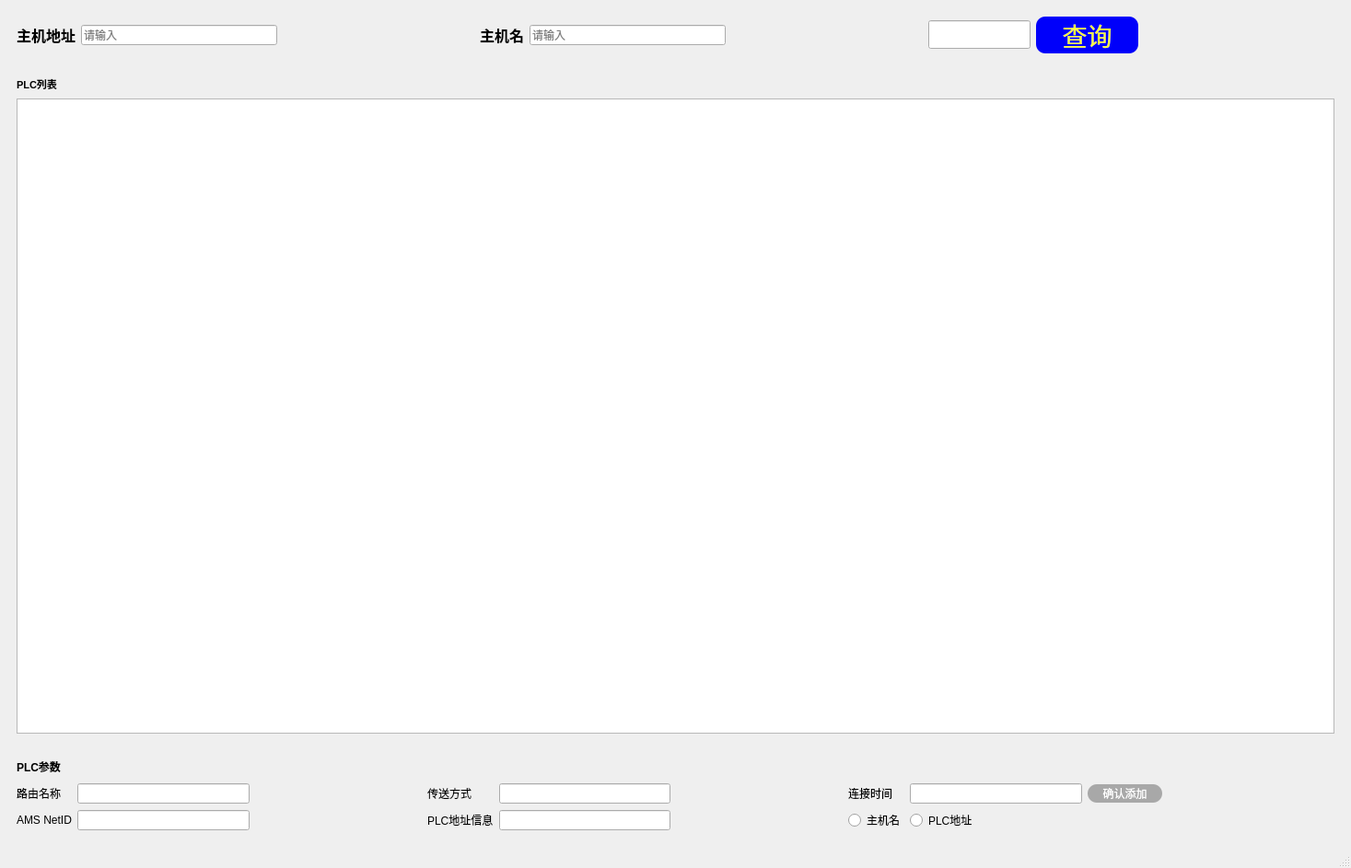
<?xml version="1.0" encoding="UTF-8"?>
<ui version="4.0">
 <class>Route</class>
 <widget class="QMainWindow" name="Route">
  <property name="geometry">
   <rect>
    <x>0</x>
    <y>0</y>
    <width>1467</width>
    <height>943</height>
   </rect>
  </property>
  <property name="windowTitle">
   <string>MainWindow</string>
  </property>
  <widget class="QWidget" name="centralwidget">
   <layout class="QVBoxLayout" name="verticalLayout">
    <item>
     <widget class="QWidget" name="widget" native="true">
      <property name="minimumSize">
       <size>
        <width>0</width>
        <height>50</height>
       </size>
      </property>
      <property name="maximumSize">
       <size>
        <width>16777215</width>
        <height>60</height>
       </size>
      </property>
      <layout class="QHBoxLayout" name="horizontalLayout_2">
       <item>
        <layout class="QHBoxLayout" name="horizontalLayout">
         <item>
          <widget class="QLabel" name="label">
           <property name="font">
            <font>
             <pointsize>12</pointsize>
             <bold>true</bold>
            </font>
           </property>
           <property name="text">
            <string>主机地址</string>
           </property>
          </widget>
         </item>
         <item>
          <widget class="QLineEdit" name="lineEdit">
           <property name="placeholderText">
            <string>请输入</string>
           </property>
          </widget>
         </item>
         <item>
          <spacer name="horizontalSpacer">
           <property name="orientation">
            <enum>Qt::Horizontal</enum>
           </property>
           <property name="sizeHint" stdset="0">
            <size>
             <width>40</width>
             <height>20</height>
            </size>
           </property>
          </spacer>
         </item>
         <item>
          <widget class="QLabel" name="label_2">
           <property name="font">
            <font>
             <pointsize>12</pointsize>
             <bold>true</bold>
            </font>
           </property>
           <property name="text">
            <string>主机名</string>
           </property>
          </widget>
         </item>
         <item>
          <widget class="QLineEdit" name="lineEdit_2">
           <property name="placeholderText">
            <string>请输入</string>
           </property>
          </widget>
         </item>
         <item>
          <spacer name="horizontalSpacer_2">
           <property name="orientation">
            <enum>Qt::Horizontal</enum>
           </property>
           <property name="sizeHint" stdset="0">
            <size>
             <width>40</width>
             <height>20</height>
            </size>
           </property>
          </spacer>
         </item>
         <item>
          <widget class="QLineEdit" name="lineEdit_8">
           <property name="sizePolicy">
            <sizepolicy hsizetype="Fixed" vsizetype="Fixed">
             <horstretch>0</horstretch>
             <verstretch>0</verstretch>
            </sizepolicy>
           </property>
           <property name="minimumSize">
            <size>
             <width>111</width>
             <height>31</height>
            </size>
           </property>
           <property name="placeholderText">
            <string/>
           </property>
          </widget>
         </item>
         <item>
          <widget class="QPushButton" name="pushButton_2">
           <property name="sizePolicy">
            <sizepolicy hsizetype="Fixed" vsizetype="Fixed">
             <horstretch>0</horstretch>
             <verstretch>0</verstretch>
            </sizepolicy>
           </property>
           <property name="minimumSize">
            <size>
             <width>111</width>
             <height>31</height>
            </size>
           </property>
           <property name="font">
            <font>
             <pointsize>20</pointsize>
            </font>
           </property>
           <property name="styleSheet">
            <string notr="true">    border-radius:10px;
color: rgb(255, 255, 61);
	background-color: rgb(0, 0,250);
</string>
           </property>
           <property name="text">
            <string>查询</string>
           </property>
          </widget>
         </item>
         <item>
          <spacer name="horizontalSpacer_3">
           <property name="orientation">
            <enum>Qt::Horizontal</enum>
           </property>
           <property name="sizeHint" stdset="0">
            <size>
             <width>40</width>
             <height>20</height>
            </size>
           </property>
          </spacer>
         </item>
        </layout>
       </item>
      </layout>
     </widget>
    </item>
    <item>
     <widget class="QWidget" name="widget_2" native="true">
      <property name="minimumSize">
       <size>
        <width>0</width>
        <height>600</height>
       </size>
      </property>
      <layout class="QGridLayout" name="gridLayout">
       <item row="0" column="0">
        <widget class="QLabel" name="label_3">
         <property name="minimumSize">
          <size>
           <width>0</width>
           <height>19</height>
          </size>
         </property>
         <property name="maximumSize">
          <size>
           <width>16777215</width>
           <height>19</height>
          </size>
         </property>
         <property name="font">
          <font>
           <pointsize>8</pointsize>
           <bold>true</bold>
          </font>
         </property>
         <property name="text">
          <string>PLC列表</string>
         </property>
        </widget>
       </item>
       <item row="1" column="0">
        <widget class="QTableWidget" name="tableWidget">
         <property name="minimumSize">
          <size>
           <width>0</width>
           <height>0</height>
          </size>
         </property>
        </widget>
       </item>
      </layout>
     </widget>
    </item>
    <item>
     <widget class="QWidget" name="widget_3" native="true">
      <property name="minimumSize">
       <size>
        <width>0</width>
        <height>100</height>
       </size>
      </property>
      <property name="maximumSize">
       <size>
        <width>16777215</width>
        <height>150</height>
       </size>
      </property>
      <layout class="QGridLayout" name="gridLayout_2">
       <item row="2" column="3">
        <widget class="QLabel" name="label_8">
         <property name="text">
          <string>PLC地址信息</string>
         </property>
        </widget>
       </item>
       <item row="2" column="7">
        <widget class="QRadioButton" name="radioButton_2">
         <property name="text">
          <string>PLC地址</string>
         </property>
        </widget>
       </item>
       <item row="1" column="0">
        <widget class="QLabel" name="label_5">
         <property name="text">
          <string>路由名称</string>
         </property>
        </widget>
       </item>
       <item row="2" column="6">
        <widget class="QRadioButton" name="radioButton">
         <property name="text">
          <string>主机名</string>
         </property>
        </widget>
       </item>
       <item row="1" column="8">
        <widget class="QPushButton" name="pushButton">
         <property name="sizePolicy">
          <sizepolicy hsizetype="Fixed" vsizetype="Fixed">
           <horstretch>0</horstretch>
           <verstretch>0</verstretch>
          </sizepolicy>
         </property>
         <property name="minimumSize">
          <size>
           <width>81</width>
           <height>20</height>
          </size>
         </property>
         <property name="styleSheet">
          <string notr="true">
background-color: rgb(168, 168, 168);
color: rgb(255, 255, 255);
    border-radius:10px;</string>
         </property>
         <property name="text">
          <string>确认添加</string>
         </property>
        </widget>
       </item>
       <item row="2" column="4">
        <widget class="QLineEdit" name="lineEdit_6"/>
       </item>
       <item row="1" column="7">
        <widget class="QLineEdit" name="lineEdit_7"/>
       </item>
       <item row="1" column="3">
        <widget class="QLabel" name="label_7">
         <property name="text">
          <string>传送方式</string>
         </property>
        </widget>
       </item>
       <item row="1" column="5">
        <spacer name="horizontalSpacer_6">
         <property name="orientation">
          <enum>Qt::Horizontal</enum>
         </property>
         <property name="sizeHint" stdset="0">
          <size>
           <width>40</width>
           <height>20</height>
          </size>
         </property>
        </spacer>
       </item>
       <item row="2" column="0">
        <widget class="QLabel" name="label_6">
         <property name="text">
          <string>AMS NetID</string>
         </property>
        </widget>
       </item>
       <item row="2" column="2">
        <spacer name="horizontalSpacer_5">
         <property name="orientation">
          <enum>Qt::Horizontal</enum>
         </property>
         <property name="sizeHint" stdset="0">
          <size>
           <width>40</width>
           <height>20</height>
          </size>
         </property>
        </spacer>
       </item>
       <item row="1" column="9">
        <spacer name="horizontalSpacer_9">
         <property name="orientation">
          <enum>Qt::Horizontal</enum>
         </property>
         <property name="sizeHint" stdset="0">
          <size>
           <width>40</width>
           <height>20</height>
          </size>
         </property>
        </spacer>
       </item>
       <item row="1" column="2">
        <spacer name="horizontalSpacer_4">
         <property name="orientation">
          <enum>Qt::Horizontal</enum>
         </property>
         <property name="sizeHint" stdset="0">
          <size>
           <width>40</width>
           <height>20</height>
          </size>
         </property>
        </spacer>
       </item>
       <item row="1" column="6">
        <widget class="QLabel" name="label_9">
         <property name="text">
          <string>连接时间</string>
         </property>
        </widget>
       </item>
       <item row="1" column="1">
        <widget class="QLineEdit" name="lineEdit_3"/>
       </item>
       <item row="0" column="0">
        <widget class="QLabel" name="label_4">
         <property name="font">
          <font>
           <bold>true</bold>
          </font>
         </property>
         <property name="text">
          <string>PLC参数</string>
         </property>
        </widget>
       </item>
       <item row="2" column="5">
        <spacer name="horizontalSpacer_7">
         <property name="orientation">
          <enum>Qt::Horizontal</enum>
         </property>
         <property name="sizeHint" stdset="0">
          <size>
           <width>40</width>
           <height>20</height>
          </size>
         </property>
        </spacer>
       </item>
       <item row="2" column="1">
        <widget class="QLineEdit" name="lineEdit_4"/>
       </item>
       <item row="1" column="4">
        <widget class="QLineEdit" name="lineEdit_5"/>
       </item>
      </layout>
     </widget>
    </item>
   </layout>
   <zorder>widget_3</zorder>
   <zorder>widget_2</zorder>
   <zorder>widget</zorder>
  </widget>
  <widget class="QMenuBar" name="menubar">
   <property name="geometry">
    <rect>
     <x>0</x>
     <y>0</y>
     <width>1467</width>
     <height>17</height>
    </rect>
   </property>
  </widget>
  <widget class="QStatusBar" name="statusbar"/>
 </widget>
 <resources/>
 <connections/>
</ui>
